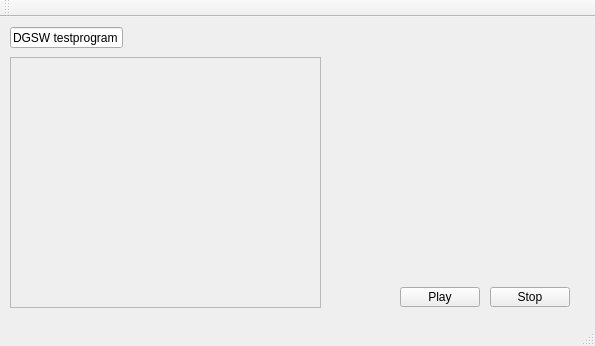
<?xml version="1.0" encoding="UTF-8"?>
<ui version="4.0">
 <class>MainWindow</class>
 <widget class="QMainWindow" name="MainWindow">
  <property name="geometry">
   <rect>
    <x>0</x>
    <y>0</y>
    <width>595</width>
    <height>346</height>
   </rect>
  </property>
  <property name="windowTitle">
   <string>MainWindow</string>
  </property>
  <widget class="QWidget" name="centralWidget">
   <widget class="QPushButton" name="startButton">
    <property name="geometry">
     <rect>
      <x>400</x>
      <y>270</y>
      <width>80</width>
      <height>20</height>
     </rect>
    </property>
    <property name="text">
     <string>Play</string>
    </property>
   </widget>
   <widget class="QLineEdit" name="Title">
    <property name="geometry">
     <rect>
      <x>10</x>
      <y>10</y>
      <width>113</width>
      <height>21</height>
     </rect>
    </property>
    <property name="text">
     <string>DGSW testprogram</string>
    </property>
   </widget>
   <widget class="QPushButton" name="stopButton">
    <property name="geometry">
     <rect>
      <x>490</x>
      <y>270</y>
      <width>80</width>
      <height>20</height>
     </rect>
    </property>
    <property name="text">
     <string>Stop</string>
    </property>
   </widget>
   <widget class="QFrame" name="Imgframe">
    <property name="geometry">
     <rect>
      <x>10</x>
      <y>40</y>
      <width>311</width>
      <height>251</height>
     </rect>
    </property>
    <property name="frameShape">
     <enum>QFrame::StyledPanel</enum>
    </property>
    <property name="frameShadow">
     <enum>QFrame::Raised</enum>
    </property>
   </widget>
  </widget>
  <widget class="QMenuBar" name="menuBar">
   <property name="geometry">
    <rect>
     <x>0</x>
     <y>0</y>
     <width>595</width>
     <height>18</height>
    </rect>
   </property>
  </widget>
  <widget class="QToolBar" name="mainToolBar">
   <attribute name="toolBarArea">
    <enum>TopToolBarArea</enum>
   </attribute>
   <attribute name="toolBarBreak">
    <bool>false</bool>
   </attribute>
  </widget>
  <widget class="QStatusBar" name="statusBar"/>
 </widget>
 <layoutdefault spacing="6" margin="11"/>
 <resources/>
 <connections/>
</ui>
